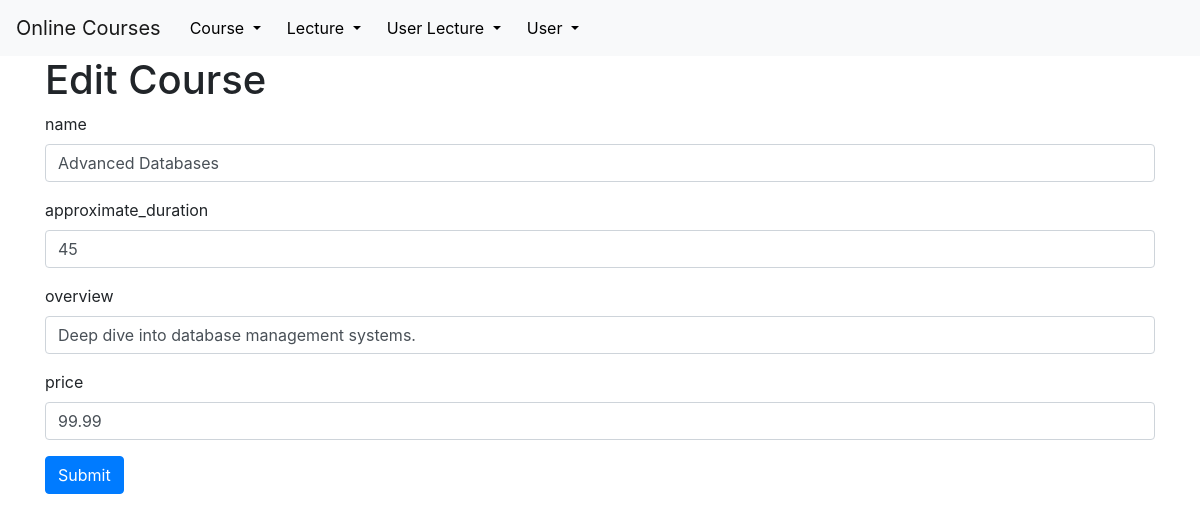
The page /edit/courses/2 on the database its author committed.
### tables this page shows
CREATE TABLE courses (
    id INTEGER PRIMARY KEY AUTOINCREMENT,
    name VARCHAR(255) NOT NULL,
    approximate_duration INTEGER NOT NULL,
    overview TEXT NOT NULL,
    price DECIMAL(10, 2) NOT NULL
);

### app.py (the view, shortened to what this page needs)
@app.route('/edit/<string:table_name>/<int:element_id>', methods=('GET', 'POST'))
def edit(table_name, element_id):
    connection = get_db_connection()
    my_class = classAdresses[table_name]
    requestedClasses = connected_classes(my_class)
    record = my_class.get(connection, element_id)
    fkVarsDict = {}
    for Class in requestedClasses:
        fkVarsDict.update({Class: meaningfulClassValues(Class)})
    return render_template('edit.html', model=my_class, record=record, fkVars=fkVarsDict)

### DB_Classes.py (called while the page is built)
    @classmethod
    def get(cls, db_connection, id):
        return db_connection.execute(f'SELECT * FROM {cls.table_name} WHERE {cls.id} = ?', (id,)).fetchone()

### app.py (called while the page is built)
def get_db_connection(db='database.db'):
    connection = sqlite3.connect(db)
    connection.row_factory = sqlite3.Row
    return connection

def connected_classes(Class):
    res = []
    for arg in Class.attributes:
        if isinstance(arg, foreignKey):
            res.append(arg.Class)
    return res

@app.template_filter('attributeType')
def attributeType(attribute):
    if isinstance(attribute, limitedVariantsDataEntry):
        return "M"
    if isinstance(attribute, foreignKey):
        return "FK"
    return "C"

@app.template_filter('className')
def className(givenClass):
    return givenClass.stringRepresentation

### templates/edit.html (shortened to what this page needs)
{% extends 'base.html' %}
{% block content %}
<h1>{% block title %} Edit {{ model | className }} {% endblock %}</h1>
<form method="post">
    {% for attr in model.attributes %}
    <div class="form-group">
        <label for="{{ attr }}">{{ attr }}</label>
        {% if attr | attributeType == "C" %}
        <input type="text" name="{{ attr }}"
               placeholder="{{ attr }}" class="form-control"
               value="{{ request.form[attr] or record[attr] }}"></input>
        {% endif %}
    </div>
    {% endfor %}
    <div class="form-group">
        <button type="submit" class="btn btn-primary">Submit</button>
    </div>
</form>
{% endblock %}

### rows shown on the page
courses: name "Advanced Databases" "45" "Deep dive into database management systems." "99.99"

### other values the page prints
{{ model | className }} "Course"
{{ attr }} "name" "approximate_duration" "overview" "price"
